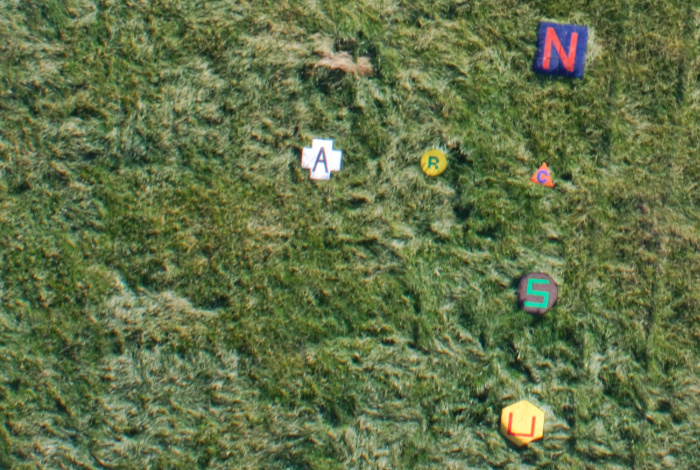
#> input picture tsrct/7.jpg, 700 x 470 px
$ python -i tsrct.py   (imports and definitions only)
#> lines starting #> are read from the running program, lines starting #| are printed output that depends on the picture; after the words box and inside, x2 and y2 are one past the last pixel; in counts of white or black regions, pixels touching at a corner belong together
def img_filter(img):
#> called with img = '7.jpg'
    import cv2
    import pytesseract
    import numpy as np
    img = cv2.imread(img)
#> img is the input picture: shape (470, 700, 3); mean B, G, R 71.6, 113.2, 98.1
    img = cv2.resize(img, None, fx=1.5, fy=1.5, interpolation=cv2.INTER_CUBIC)
#> img: shape (705, 1050, 3)
    img = cv2.cvtColor(img, cv2.COLOR_BGR2GRAY)
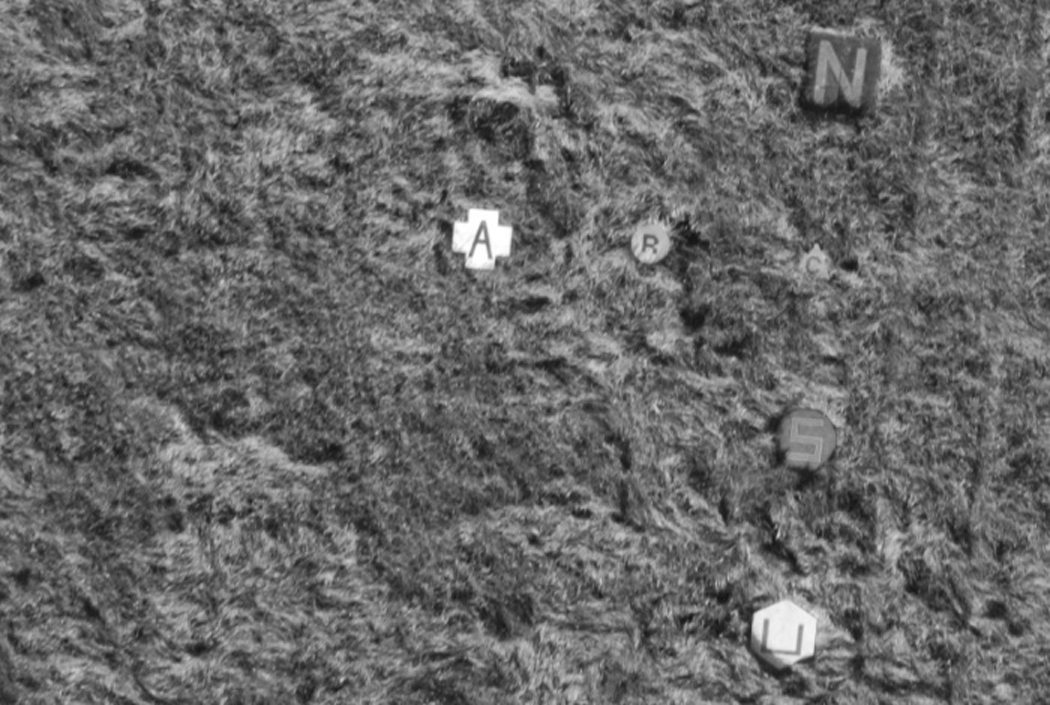
#> img: shape (705, 1050); min 18, max 255, mean 104

    # Apply dilation and erosion to remove some noise
    kernel = np.ones((2, 2), np.uint8)
    img = cv2.dilate(img, kernel, iterations=1)
    img = cv2.erode(img, kernel, iterations=1)

    # Apply blur to smooth out the edges
    img = cv2.GaussianBlur(img, (5, 5), 0)
    # OR explicit beforehand converting
    img = cv2.threshold(img, 0, 255, cv2.THRESH_BINARY + cv2.THRESH_OTSU)[1]
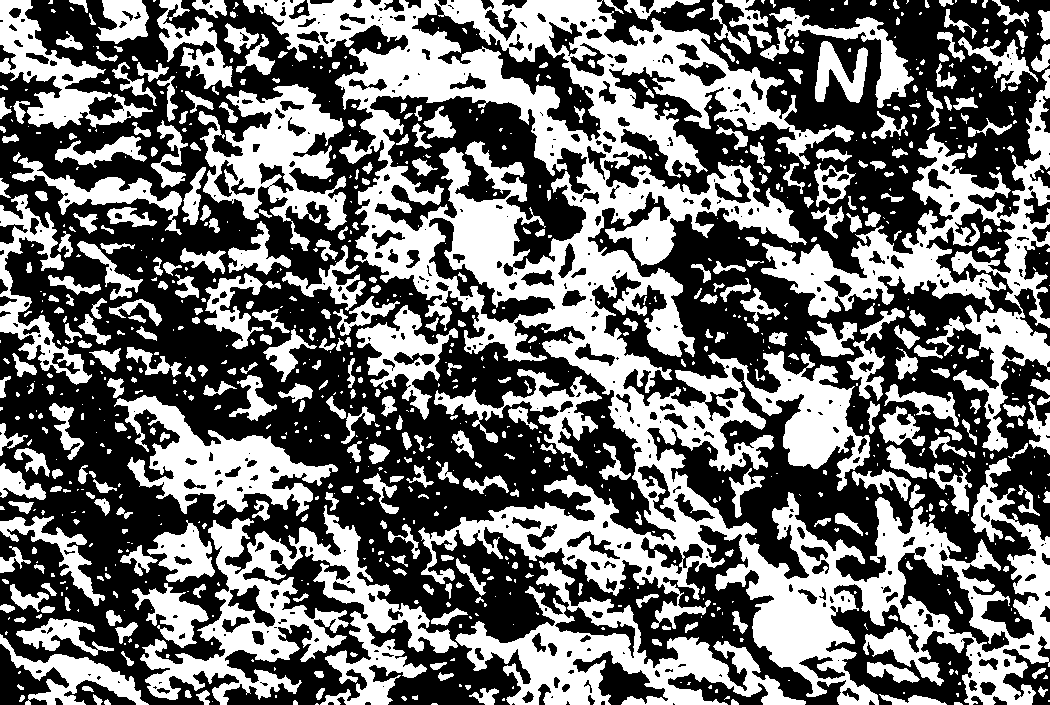
#> img: shape (705, 1050); 43.6% white; 973 white regions (542 under 20 px), largest, box (x1, y1, x2, y2) and area: (243, 0, 1050, 705) 135186, (761, 69, 1050, 452) 22483, (140, 505, 458, 705) 20496
    return img
#result = pytesseract.image_to_string(img, lang="eng")
#print(result)

>>> result = img_filter('7.jpg')

$ run again, on tsrct/593.png
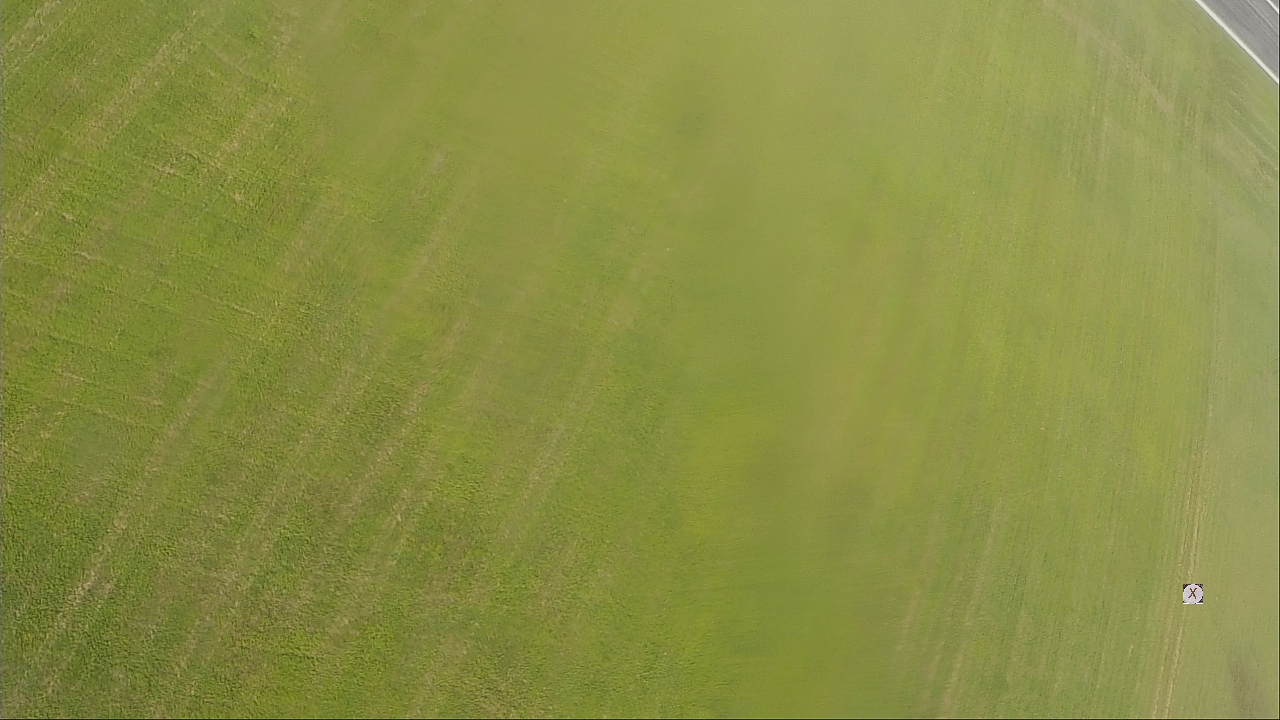
#> input picture tsrct/593.png, 1280 x 720 px
#> in img_filter, img is the input picture: shape (720, 1280, 3); mean B, G, R 68.7, 142.2, 137.3
#> in img_filter, `img = cv2.cvtColor(img, cv2.COLOR_BGR2GRAY)`:
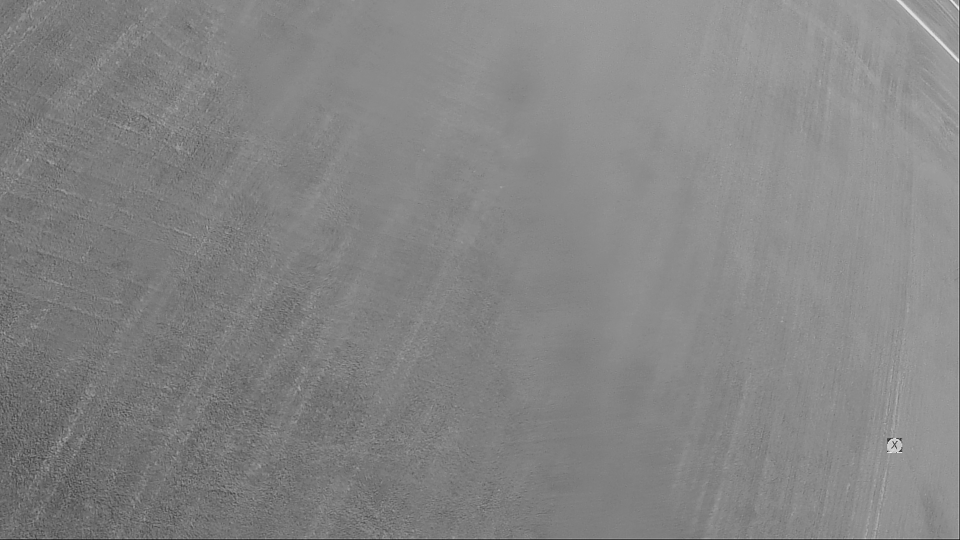
#> img: shape (1080, 1920) (shown at 1/2 size); min 4, max 255, mean 132.3
#> in img_filter, `img = cv2.threshold(img, 0, 255, cv2.THRESH_BINARY + cv2.THRESH_OTSU)[1]`:
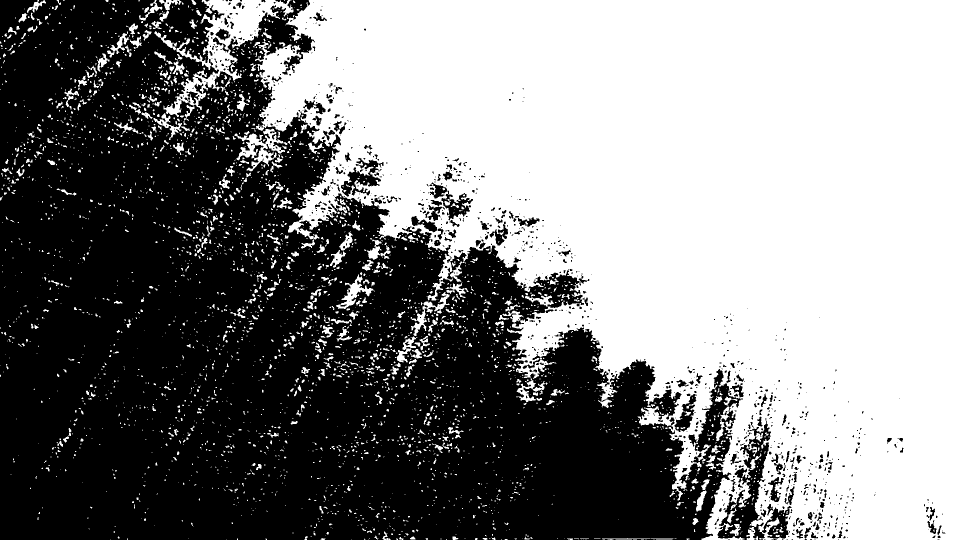
#> img: shape (1080, 1920) (shown at 1/2 size); 51.6% white; 1035 black regions (815 under 20 px), largest, box (x1, y1, x2, y2) and area: (0, 0, 1486, 1080) 965864, (1435, 842, 1583, 1080) 10176, (682, 316, 767, 393) 2539
